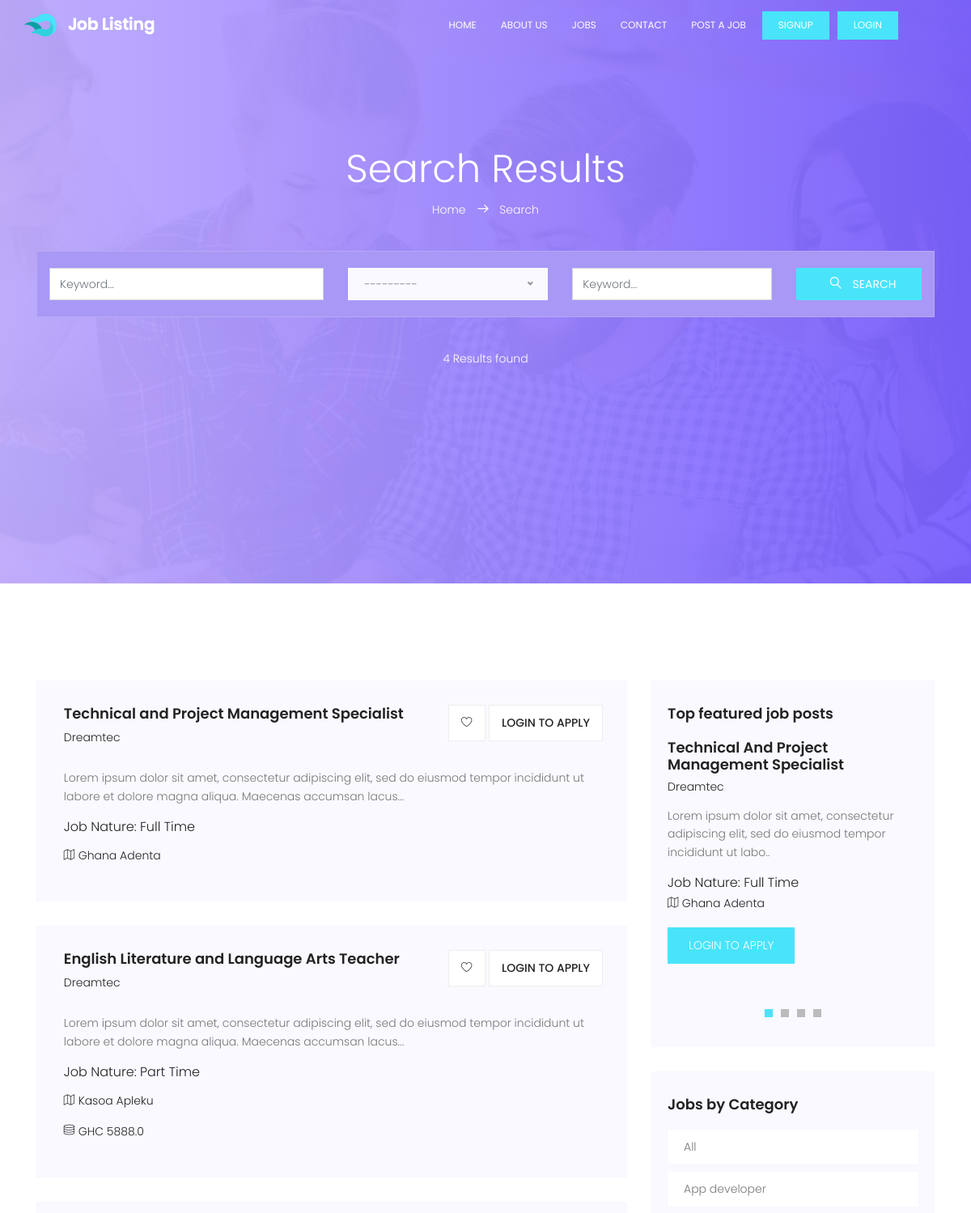
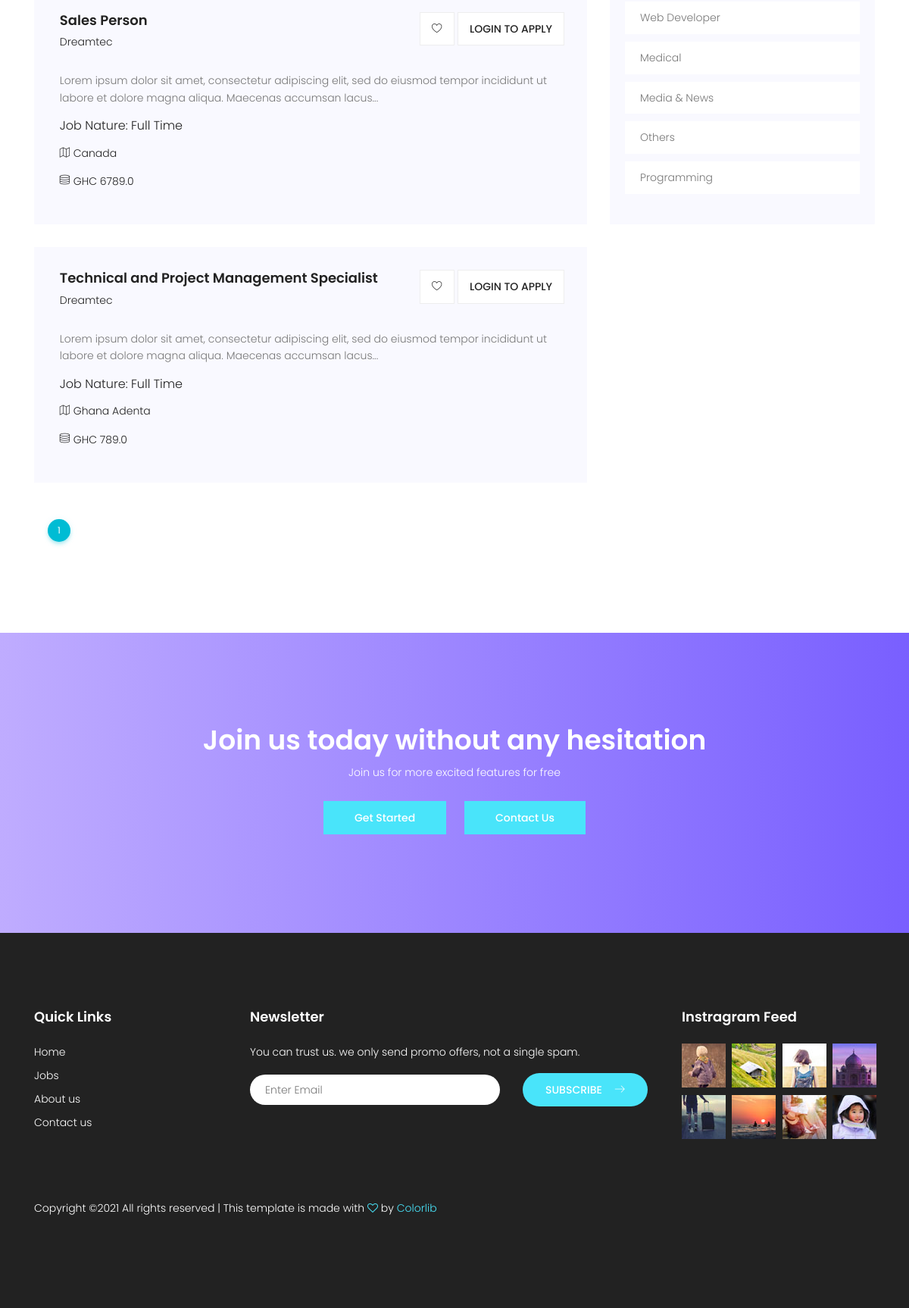
Page /jobs on the committed database (2 pictures, top to bottom).
### portal/models.py (models this page shows, shortened)
class Job(models.Model):
    company_name = models.CharField(max_length=200)
    job_title = models.CharField(max_length=200)
    company_email = models.EmailField(blank=True, null=True)
    category = models.ForeignKey(
        Category, on_delete=models.CASCADE, default='Others')
    job_type = models.CharField(max_length=20, choices=_job_Type, default=1)
    description = RichTextField()
    location = models.CharField(max_length=150)
    salary = models.FloatField(blank=True, null=True)
    application_url = models.URLField(blank=True, null=True)
    slug = models.SlugField(blank=True, null=True)
    created = models.DateTimeField(auto_now_add=True)
    featured = models.BooleanField(default=False)
    approved = models.BooleanField(default=True)
    class Meta:
        ordering = ['-created']

class Category(models.Model):
    category = models.CharField(max_length=100)
    created = models.DateTimeField(auto_now_add=True)
    class Meta:
        verbose_name_plural = 'Categories'
        ordering = ['-id']
    def __str__(self):
        return self.category

### portal/views.py (the view)
# urls.py: path('jobs', jobs, name="jobs"),
def jobs(request):
    category = request.GET.get('category')
    if category == None:
        jobs = Job.objects.filter(approved=True).order_by('-created')
    else:
        jobs = Job.objects.filter(
            approved=True, category__category=category)
    filters = JobFilter(
        request.GET, queryset=Job.objects.filter(approved=True))
    jobs = filters.qs
    paginator = Paginator(jobs, 10)
    page_number = request.GET.get('page', 1)
    page_objects = paginator.get_page(page_number)
    context = {
        'jobs': jobs,
        'filters': filters,
        'page_objects': page_objects,
        'paginator': paginator
    }
    return render(request, 'portal/search.html', context)

### portal/context_processors.py (called while the page is built)
def Processors(request):
    jobs = Job.objects.filter(approved=True).order_by('-created')
    categories = Category.objects.all().order_by('-id')
    blogs = Blog.objects.filter(published=True).order_by('-id')
    blog_count = blogs.count()
    return {
        'categories': categories,
        'jobs': jobs,
        'blog_count': blog_count,
        'blogs': blogs,
    }

### templates/portal/search.html (shortened to what this page needs)
{% extends 'base.html' %}
{% load static %}
{% block content %}
			<section class="banner-area relative" id="home">
				<div class="container">
					<div class="row search-page-top d-flex align-items-center justify-content-center">
						<div class="banner-content col-lg-12">
							<h1 class="text-white">
								Search Results
							</h1>
							<p class="text-white link-nav">
								<a href="{% url 'home' %}">Home </a> <span class="lnr lnr-arrow-right"></span> <a href="#">	 Search</a>
							</p>
							<form action="" method="GET" class="serach-form-area">
								<div class="row justify-content-center form-wrap">
									<div class="col-lg-4 form-cols">
									{{filters.form.job_title}}
									</div>
									<div class="col-lg-3 form-cols">
									<div class="default-select" id="default-selects">
									</div>
									</div>
									<div class="col-lg-3 form-cols">
									{{filters.form.location}}
									</div>
									<div class="col-lg-2 form-cols">
									    <button type="submit" class="btn btn-info">
									      <span class="lnr lnr-magnifier"></span> Search
									    </button>
									</div>
								</div>
							</form>
							<p class="text-white">{{paginator.count}} Results found</p>
						</div>
					</div>
				</div>
			</section>
			<section class="post-area section-gap">
				<div class="container">
					<div class="row justify-content-center d-flex">
						<div class="col-lg-8 post-list">
							{% for job in page_objects %}
							<div class="single-post d-flex flex-row">
								<div class="details">
									<div class="title d-flex flex-row justify-content-between">
										<div class="titles">
											<a href="{% url 'detail' job.slug %}"><h4>{{job.job_title}}</h4></a>
											<h6>{{job.company_name}}</h6>
										</div>
										<ul class="btns">
											<li><a href="{% url 'detail' job.slug %}"><span class="lnr lnr-heart"></span></a></li>
											{% if request.user.is_authenticated %}
											<li><a href="{% url 'detail' job.slug %}">Apply</a></li>
											{% else %}
											<li><a href="{% url 'login' %}">Login to apply</a></li>
											{% endif %}
										</ul>
									</div>
									<p>
									{{job.description|slice:":150"|safe}}...
									</p>
									<h5>Job Nature: {{job.job_type}}</h5>
									<p class="address"><span class="lnr lnr-map"></span> {{job.location}}</p>
									{% if job.salary %}
									<p class="address"><span class="lnr lnr-database"></span> GHC {{job.salary}}</p>
									{% endif %}
								</div>
							</div>
							{% empty %}
							<h3> No job post found </h4>
							{% endfor %}
							 <div class="container mt-5">
								<ul class="pagination pagination-info">
								<li class="active page-item">
								<a href="javascript:void(0);" class="page-link">{{page_objects.number}}</a>
								</li>
							</ul>
							 </div>
						</div>
						<div class="col-lg-4 sidebar">
							<div class="single-slidebar">
								<h4>Top featured job posts</h4>
								<div class="active-relatedjob-carusel">
								{% for job in jobs|slice:":4" %}
									<div class="single-rated">
										<a href="{% url 'detail' job.slug %}"><h4>{{job.job_title|title}}</h4></a>
										<h6>{{job.company_name|title}}</h6>
										<p>
										{{job.description|slice:":100"|safe}}..
										</p>
										<h5>Job Nature: {{job.job_type}}</h5>
										<p class="address"><span class="lnr lnr-map"></span> {{job.location}}</p>
										{% if request.user.is_authenticated %}
										<a href="{% url 'detail' job.slug %}" class="btns text-uppercase">Apply job</a>
										{% else %}
										<a href="{% url 'login' %}" class="btns text-uppercase">Login to apply</a>
										{% endif %}
									</div>
								{% endfor %}
								</div>
								</div>
							<div class="single-slidebar">
								<h4>Jobs by Category </h4>
								<ul class="cat-list">
								<li>
									<a class="justify-content-between d-flex" href="{% url 'jobs' %}">
									<p>All</p>
									</a>
									</li>
								{% for category in categories|slice:":10" %}
									<li>
									<a class="justify-content-between d-flex" href="{% url 'jobs' %}?category={{category.category}}">
									<p>{{category.category}}</p>
									</a>
									</li>
								{% endfor %}
								</ul>
							</div>
						</div>
					</div>
				</div>
			</section>
			{% if not request.user.is_authenticated %}
			<section class="callto-action-area section-gap" id="join">
				<div class="container">
					<div class="row d-flex justify-content-center">
						<div class="menu-content col-lg-9">
							<div class="title text-center">
								<h1 class="mb-10 text-white">Join us today without any hesitation</h1>
								<p class="text-white">
								Join us for more excited features for free
								</p>
								<a class="primary-btn" href="{% url 'signup' %}">Get started</a>
								<a class="primary-btn" href="{% url 'contact' %}">Contact us</a>
							</div>
						</div>
					</div>
				</div>
			</section>
			{% endif %}
{% endblock %}

### rows in the picture
Job: job_title "Technical and Project Management Specialist", company_name "Dreamtec", description "Lorem ipsum dolor sit amet, consectetur adipiscing elit, sed do eiusmod tempor incididunt ut labore et dolore magna aliqua. Maecenas accumsan lacus", job_type "Full Time", location "Ghana Adenta", job_title "Technical And Project Management Specialist", description "Lorem ipsum dolor sit amet, consectetur adipiscing elit, sed do eiusmod tempor incididunt ut labo"
Job: job_title "English Literature and Language Arts Teacher", company_name "Dreamtec", description "Lorem ipsum dolor sit amet, consectetur adipiscing elit, sed do eiusmod tempor incididunt ut labore et dolore magna aliqua. Maecenas accumsan lacus", job_type "Part Time", location "Kasoa Apleku", salary "5888.0"
Job: job_title "Sales Person", company_name "Dreamtec", description "Lorem ipsum dolor sit amet, consectetur adipiscing elit, sed do eiusmod tempor incididunt ut labore et dolore magna aliqua. Maecenas accumsan lacus", job_type "Full Time", location "Canada", salary "6789.0"
Job: job_title "Technical and Project Management Specialist", company_name "Dreamtec", description "Lorem ipsum dolor sit amet, consectetur adipiscing elit, sed do eiusmod tempor incididunt ut labore et dolore magna aliqua. Maecenas accumsan lacus", job_type "Full Time", location "Ghana Adenta", salary "789.0"
Category: category "App developer"
Category: category "Web Developer"
Category: category "Medical"
Category: category "Media & News"
Category: category "Others"
Category: category "Programming"

### other values in the picture
{{ paginator.count }} "4"
{{ page_objects.number }} "1"
